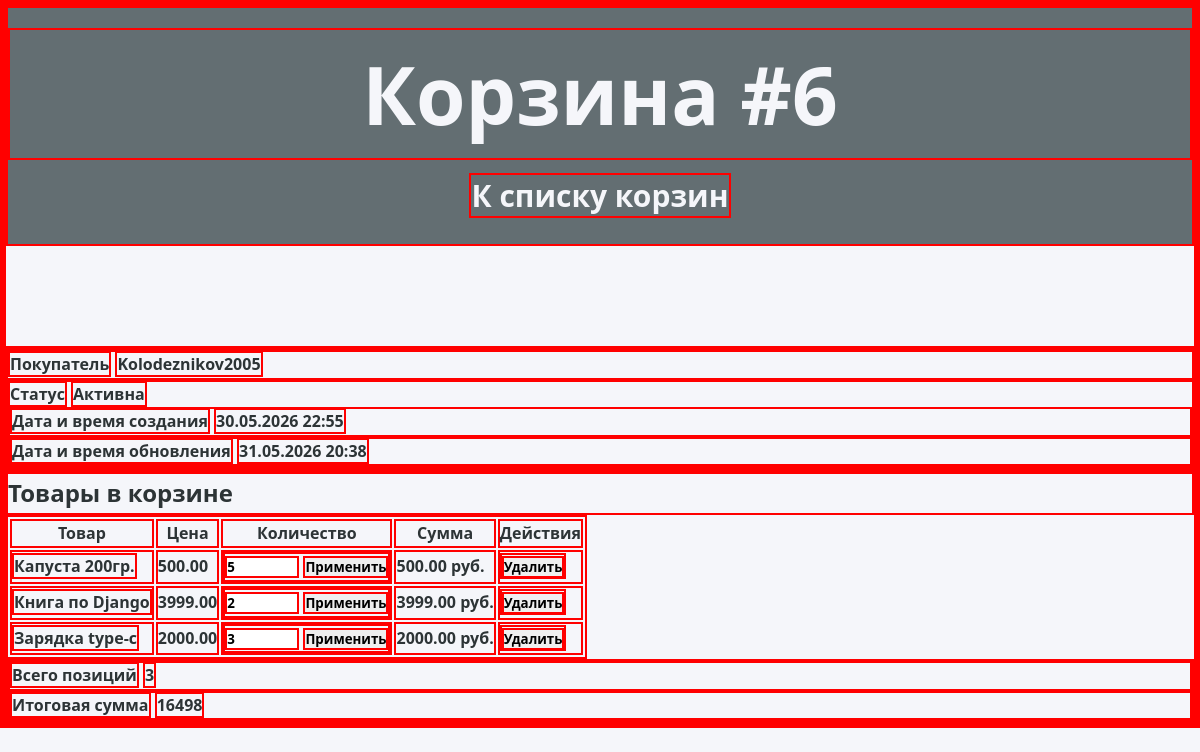
/carts/6/, run on the app's committed database.
### store/models.py (models this page shows, shortened)
class Carts(models.Model):
    STATUS_CHOICES = (
        ("Active", "Активна"),
        ("Completed", "Оформлена"),
        ("Closed", "Неактивна")
    )
    customer = models.ForeignKey(Customers, on_delete=models.CASCADE, related_name="carts", verbose_name="Покупатель")
    status = models.CharField("Статус", max_length=20, choices=STATUS_CHOICES, default="Active")
    created_at = models.DateTimeField("Дата и время создания", auto_now_add=True)
    updated_at = models.DateTimeField("Дата и время обновления", auto_now=True)
    class Meta:
        verbose_name = "Корзина"
        verbose_name_plural = "Корзины"
        ordering = ["-updated_at", "-created_at"]
        """Строго максимум одна активная корзина на одного пользователя"""
        constraints = [models.UniqueConstraint(
            fields = ['customer'],
            condition=Q(status='active'),
            name='unique_active_cart_per_buyer'
        )]
    def total_price(self):
        result = self.products.aggregate(
            total=Sum(F('product__price') * F('quantity'), output_field=DecimalField())
        )
        return result['total'] or 0

class Customers(models.Model):
    name = models.CharField("Имя покупателя", max_length=100)
    email = models.EmailField("email", unique=True)
    phone = models.CharField("Телефон", max_length=20, blank=True)
    created_at = models.DateTimeField("Дата и время регистрации", auto_now_add=True)
    class Meta:
        verbose_name = "Покупатель"
        verbose_name_plural = "Покупатели"

class CartsProducts(models.Model):
    cart = models.ForeignKey(Carts, on_delete=models.CASCADE, related_name="products", verbose_name="Корзина")
    product = models.ForeignKey(Products, on_delete=models.CASCADE, verbose_name="Товар")
    quantity = models.PositiveIntegerField("Количество", default=1)
    class Meta:
        verbose_name = "Позиция корзины"
        verbose_name_plural = "Позиции"
        unique_together = ("cart", "product") # !!! Корзина и товары должны отображаться уникальные друг по отношению к другу

class Products(models.Model):
    name = models.CharField("Наименование товара", max_length=200)
    price = models.DecimalField("Цена", max_digits=10, decimal_places=2)
    description = models.TextField("Описание", blank=True)
    image = models.URLField("Ссылка на изображение", blank=True, null=True)
    class Meta:
        verbose_name = "Товар"
        verbose_name_plural = "Товары"

### store/views.py (the view, shortened to what this page needs)
# urls.py: path('carts/<int:cart_id>/', views.cart_detail, name='cart_detail'),
def cart_detail(request, cart_id):
    cart = get_object_or_404(
        Carts.objects.select_related('customer').prefetch_related('products__product'),
        id=cart_id
    )
    context = {
        'cart': cart,
        'products': Products.objects.all().order_by('name')
    }
    return render(request, 'carts/cart_detail.html', context)

### store/templates/carts/cart_detail.html (shortened to what this page needs)
{% load static %}
<!DOCTYPE html>
<html lang="en">
<head>
    <link rel="stylesheet" href="{% static 'store/css/cart_detail.css' %}">
</head>
<body>
    <div class="container">
        <div class="heading">
            <h1>Корзина #{{ cart.id }}</h1>
            <a href="{% url 'store:carts_list' %}" class="btn to-carts-btn">К списку корзин</a>
        </div>
    </div>
    <section class="cart-header">
        <div class="info-item">
            <span class="label">Покупатель</span>
            <span class="value">{{ cart.customer.name }}</span>
        </div>
        <div class="info-item">
            <span class="label">Статус</span>
            <span class="value status status-{{ cart.status|lower }}">{{ cart.get_status_display|default:cart.status }}</span>
        <div class="info-item">
            <span class="label">Дата и время создания</span>
            <span class="value">{{ cart.created_at|date:"d.m.Y H:i" }}</span>
        </div>
        <div class="info-item">
            <span class="label">Дата и время обновления</span>
            <span class="value">{{ cart.updated_at|date:"d.m.Y H:i" }}</span>
        </div>
    </section>
    <section class="cart-container">
        <h2>Товары в корзине</h2>
        <table>
            <thead>
                <tr>
                    <th>Товар</th>
                    <th>Цена</th>
                    <th>Количество</th>
                    <th>Сумма</th>
                    <th>Действия</th>
                </tr>
            </thead>
            <tbody>
                {% for item in cart.products.all %}
                <tr>
                    <td>
                        <span class="product-name">{{ item.product.name }}</span>
                    </td>
                    <td>{{ item.product.price|floatformat:2 }}</td>
                    <td>
                        <form method="POST" class="qty-form">
                            <input type="number" name="quantity" value="{{ item.quantity }}" min="1" max="99">
                            <button type="submit" class="btn-sm btn-update">Применить</button>
                        </form>
                    </td>
                    <td class="total-sum">{{ item.product.price|floatformat:2 }} руб.</td>
                    <td>
                        <form method="POST" action="{% url 'store:remove_from_cart' cart.id item.id %}" style="display:inline;">
                            <button type="submit" class="btn-sm btn-remove" onclick="return confirm('Удалить этот товар из корзины?');">
                                Удалить
                            </button>
                        </form>
                    </td>
                </tr>
                {% empty %}
                    <tr class="empty-row"><td colspan="5">Корзина пуста</td></tr>
                {% endfor %}
            </tbody>
        </table>
        <div class="totals">
            <div class="total-product">
                <span class="total-label">Всего позиций</span>
                <span class="total-value">{{ cart.products.count }}</span>
            </div>
            <div class="total-product">
                <span class="total-label">Итоговая сумма</span>
                <span class="total-value">{{ cart.total_price }}</span>
            </div>
        </div>
    </section>
</body>
</html>

### store/static/store/css/cart_detail.css (style rules this page uses)
:root { --primary: #2d3436; --secondary: #636e72; --accent: #0984e3; --light: #f5f6fa; --transition: 0.3s ease; }
* { margin: 0; padding: 0; box-sizing: border-box; font-family: 'Poppins', system-ui, sans-serif; font-weight: 650; border: 2px solid red; }
body { background: var(--light); color: var(--primary); line-height: 1.6; }
.heading { font-size: 40px; text-align: center; padding: 20px 0 20px 0; margin-bottom: 100px; color: var(--light); background-color: var(--secondary); }
.to-carts-btn { color: var(--light); text-decoration: none; font-size: 30px; }

### data on the page
Carts: id "6", customer.name "Kolodeznikov2005", status "Активна", created_at "30.05.2026 22:55", updated_at "31.05.2026 20:38", products.count "3", total_price "16498"
CartsProducts: product.name "Капуста 200гр.", product.price "500.00", quantity "5"
CartsProducts: product.name "Книга по Django", product.price "3999.00", quantity "2"
CartsProducts: product.name "Зарядка type-c", product.price "2000.00", quantity "3"
